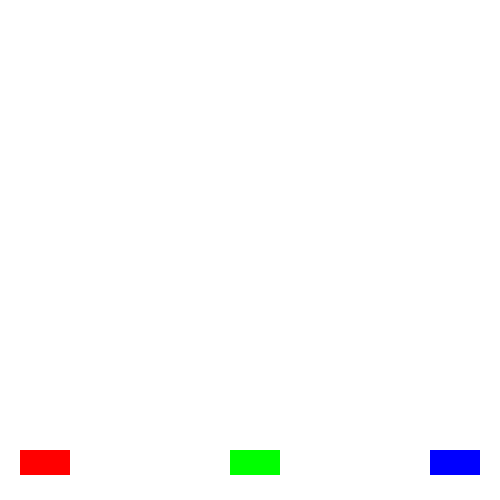
Frame 1 (no input)
Frame 60 (the mouse pressed at the canvas centre just before this capture): identical to frame 1, image omitted
Frame 120 (the mouse held since frame 60 and released just before this capture): identical to frame 1, image omitted

The Processing sketch that drew this single still picture (run headless with seeded random() and noise(); from frame 60 on, the mouse is pressed at the canvas centre):

// Processing sketch: processing_25275
// ── processing_25275.pde

boolean button1 = false;
boolean button2 = false;
boolean button3 = false;

int x1=20;
int x2=220;
int x3=430;

int y=450;
int h=475;

int w=50;


void setup(){
size(500,500);
smooth();
background(255);
}

void draw(){
fill(255,0,0);
  noStroke();
  rect(20,450,50,25);
  
  fill(0,255,0);
  rect(width/2-20, 450, 50,25);
  
  fill(0,0,255);
  rect(430,450,50,25);
 
}

void mouseDragged(){
   //Function button1
  if (button1){ 
    fill(random(40,255),0,0);
    ellipse(mouseX,mouseY,50,50);
    
  }
  
  //Function button2
  if (button2){
    fill(0,random(40,255),0);
    ellipse(mouseX,mouseY,50,50);
  }
  
  //Function button3
  if (button3){
    fill(0,0,random(40,255));
    ellipse(mouseX,mouseY,50,50);
  }
  
  
}

  
void mousePressed(){
  if((mouseX>x1)&&(mouseX<x1+w)&&(mouseY<y+h)){
  button1 = !button1;
    button2 =false;  
    button3 = false;
  }
  
  if((mouseX>x2)&&(mouseX<x2+w)&&(mouseY<y+h)){
  button2 = !button2;
  button1 = false;  
    button3 = false;
  }
  
  if((mouseX>x3)&&(mouseX<x3+w)&&(mouseY<y+h)){
  button3 = !button3;
  button1 = false;  
    button2 = false;
  }
}

void keyPressed(){
if (key=='c'){
fill(255);
rect(0,0,width,height);
}
}
  
